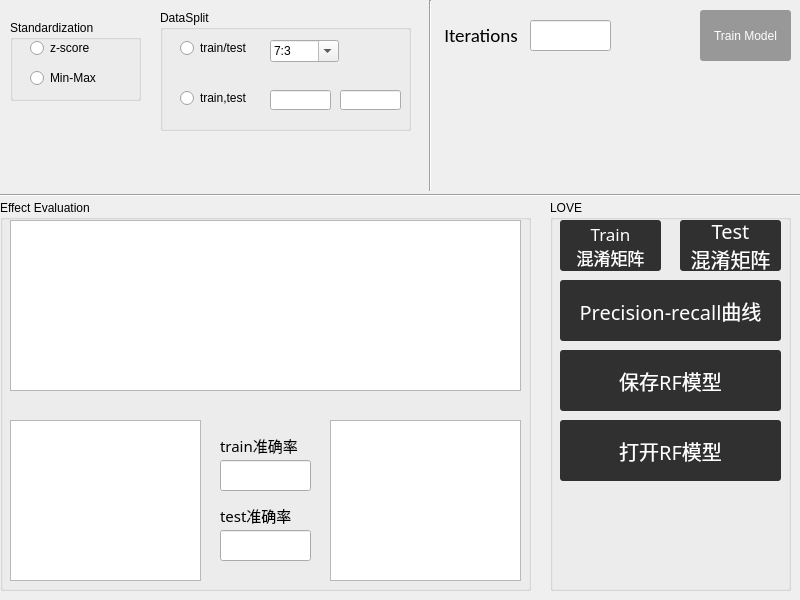
<?xml version="1.0" encoding="UTF-8"?>
<ui version="4.0">
 <class>Dialog</class>
 <widget class="QDialog" name="Dialog">
  <property name="geometry">
   <rect>
    <x>0</x>
    <y>0</y>
    <width>800</width>
    <height>600</height>
   </rect>
  </property>
  <property name="minimumSize">
   <size>
    <width>800</width>
    <height>600</height>
   </size>
  </property>
  <property name="maximumSize">
   <size>
    <width>800</width>
    <height>600</height>
   </size>
  </property>
  <property name="windowTitle">
   <string>RF Classifier</string>
  </property>
  <widget class="QLabel" name="label">
   <property name="geometry">
    <rect>
     <x>440</x>
     <y>20</y>
     <width>81</width>
     <height>31</height>
    </rect>
   </property>
   <property name="font">
    <font>
     <family>Calibri</family>
     <pointsize>14</pointsize>
    </font>
   </property>
   <property name="text">
    <string> Iterations</string>
   </property>
  </widget>
  <widget class="QPushButton" name="knn_action">
   <property name="geometry">
    <rect>
     <x>700</x>
     <y>10</y>
     <width>91</width>
     <height>51</height>
    </rect>
   </property>
   <property name="styleSheet">
    <string notr="true">QPushButton { background-color:rgb(152, 152, 152); border-radius: 3px; color: rgb(255, 255, 255); } QPushButton:hover { background-color:rgb(91, 91, 136)}</string>
   </property>
   <property name="text">
    <string>Train Model</string>
   </property>
  </widget>
  <widget class="QLineEdit" name="kedit">
   <property name="geometry">
    <rect>
     <x>530</x>
     <y>20</y>
     <width>81</width>
     <height>31</height>
    </rect>
   </property>
  </widget>
  <widget class="Line" name="line">
   <property name="geometry">
    <rect>
     <x>0</x>
     <y>180</y>
     <width>801</width>
     <height>31</height>
    </rect>
   </property>
   <property name="orientation">
    <enum>Qt::Horizontal</enum>
   </property>
  </widget>
  <widget class="QGroupBox" name="groupBox_3">
   <property name="geometry">
    <rect>
     <x>10</x>
     <y>20</y>
     <width>131</width>
     <height>81</height>
    </rect>
   </property>
   <property name="title">
    <string>Standardization</string>
   </property>
   <widget class="QRadioButton" name="s_radio_2">
    <property name="geometry">
     <rect>
      <x>20</x>
      <y>50</y>
      <width>89</width>
      <height>16</height>
     </rect>
    </property>
    <property name="text">
     <string>Min-Max</string>
    </property>
   </widget>
   <widget class="QRadioButton" name="s_radio_1">
    <property name="geometry">
     <rect>
      <x>20</x>
      <y>20</y>
      <width>89</width>
      <height>16</height>
     </rect>
    </property>
    <property name="text">
     <string>z-score</string>
    </property>
   </widget>
  </widget>
  <widget class="QGroupBox" name="groupBox_4">
   <property name="geometry">
    <rect>
     <x>160</x>
     <y>10</y>
     <width>251</width>
     <height>121</height>
    </rect>
   </property>
   <property name="title">
    <string>DataSplit</string>
   </property>
   <widget class="QRadioButton" name="d_radio_2">
    <property name="geometry">
     <rect>
      <x>20</x>
      <y>80</y>
      <width>81</width>
      <height>16</height>
     </rect>
    </property>
    <property name="text">
     <string>train,test</string>
    </property>
   </widget>
   <widget class="QRadioButton" name="d_radio_1">
    <property name="geometry">
     <rect>
      <x>20</x>
      <y>30</y>
      <width>89</width>
      <height>16</height>
     </rect>
    </property>
    <property name="text">
     <string>train/test</string>
    </property>
   </widget>
   <widget class="QLineEdit" name="train">
    <property name="geometry">
     <rect>
      <x>110</x>
      <y>80</y>
      <width>61</width>
      <height>20</height>
     </rect>
    </property>
   </widget>
   <widget class="QLineEdit" name="test">
    <property name="geometry">
     <rect>
      <x>180</x>
      <y>80</y>
      <width>61</width>
      <height>20</height>
     </rect>
    </property>
   </widget>
   <widget class="QComboBox" name="tt_box">
    <property name="geometry">
     <rect>
      <x>110</x>
      <y>30</y>
      <width>69</width>
      <height>22</height>
     </rect>
    </property>
    <property name="styleSheet">
     <string notr="true">QPushButton { background-color:rgb(152, 152, 152); border-radius: 3px; color: rgb(255, 255, 255); } QPushButton:hover { background-color:rgb(91, 91, 136)}</string>
    </property>
    <property name="editable">
     <bool>true</bool>
    </property>
    <item>
     <property name="text">
      <string>7:3</string>
     </property>
    </item>
    <item>
     <property name="text">
      <string>9:1</string>
     </property>
    </item>
    <item>
     <property name="text">
      <string>8:2</string>
     </property>
    </item>
    <item>
     <property name="text">
      <string>6:4</string>
     </property>
    </item>
    <item>
     <property name="text">
      <string>5:5</string>
     </property>
    </item>
   </widget>
  </widget>
  <widget class="Line" name="line_2">
   <property name="geometry">
    <rect>
     <x>420</x>
     <y>0</y>
     <width>20</width>
     <height>191</height>
    </rect>
   </property>
   <property name="font">
    <font>
     <pointsize>13</pointsize>
     <weight>50</weight>
     <bold>false</bold>
    </font>
   </property>
   <property name="lineWidth">
    <number>1</number>
   </property>
   <property name="orientation">
    <enum>Qt::Vertical</enum>
   </property>
  </widget>
  <widget class="QGroupBox" name="groupBox_2">
   <property name="geometry">
    <rect>
     <x>550</x>
     <y>200</y>
     <width>241</width>
     <height>391</height>
    </rect>
   </property>
   <property name="title">
    <string>LOVE</string>
   </property>
   <widget class="QPushButton" name="mm_Button02">
    <property name="geometry">
     <rect>
      <x>130</x>
      <y>20</y>
      <width>101</width>
      <height>51</height>
     </rect>
    </property>
    <property name="font">
     <font>
      <family>幼圆</family>
      <pointsize>15</pointsize>
     </font>
    </property>
    <property name="styleSheet">
     <string notr="true">QPushButton { background-color:rgb(48, 48, 48); border-radius: 3px; color: rgb(255, 255, 255); } QPushButton:hover { background-color:rgb(91, 91, 136)}</string>
    </property>
    <property name="text">
     <string>Test
混淆矩阵</string>
    </property>
   </widget>
   <widget class="QPushButton" name="roc_Button">
    <property name="geometry">
     <rect>
      <x>10</x>
      <y>80</y>
      <width>221</width>
      <height>61</height>
     </rect>
    </property>
    <property name="font">
     <font>
      <family>幼圆</family>
      <pointsize>15</pointsize>
     </font>
    </property>
    <property name="styleSheet">
     <string notr="true">QPushButton { background-color:rgb(48, 48, 48); border-radius: 3px; color: rgb(255, 255, 255); } QPushButton:hover { background-color:rgb(91, 91, 136)}</string>
    </property>
    <property name="text">
     <string>Precision-recall曲线</string>
    </property>
   </widget>
   <widget class="QPushButton" name="mm_Button01">
    <property name="geometry">
     <rect>
      <x>10</x>
      <y>20</y>
      <width>101</width>
      <height>51</height>
     </rect>
    </property>
    <property name="font">
     <font>
      <family>幼圆</family>
      <pointsize>13</pointsize>
     </font>
    </property>
    <property name="styleSheet">
     <string notr="true">QPushButton { background-color:rgb(48, 48, 48); border-radius: 3px; color: rgb(255, 255, 255); } QPushButton:hover { background-color:rgb(91, 91, 136)}</string>
    </property>
    <property name="text">
     <string>Train
混淆矩阵</string>
    </property>
   </widget>
   <widget class="QPushButton" name="save_button">
    <property name="geometry">
     <rect>
      <x>10</x>
      <y>150</y>
      <width>221</width>
      <height>61</height>
     </rect>
    </property>
    <property name="font">
     <font>
      <family>幼圆</family>
      <pointsize>15</pointsize>
     </font>
    </property>
    <property name="styleSheet">
     <string notr="true">QPushButton { background-color:rgb(48, 48, 48); border-radius: 3px; color: rgb(255, 255, 255); } QPushButton:hover { background-color:rgb(91, 91, 136)}</string>
    </property>
    <property name="text">
     <string>保存RF模型</string>
    </property>
   </widget>
   <widget class="QPushButton" name="open_button">
    <property name="geometry">
     <rect>
      <x>10</x>
      <y>220</y>
      <width>221</width>
      <height>61</height>
     </rect>
    </property>
    <property name="font">
     <font>
      <family>幼圆</family>
      <pointsize>15</pointsize>
     </font>
    </property>
    <property name="styleSheet">
     <string notr="true">QPushButton { background-color:rgb(48, 48, 48); border-radius: 3px; color: rgb(255, 255, 255); } QPushButton:hover { background-color:rgb(91, 91, 136)}</string>
    </property>
    <property name="text">
     <string>打开RF模型</string>
    </property>
   </widget>
  </widget>
  <widget class="QGroupBox" name="groupBox">
   <property name="geometry">
    <rect>
     <x>0</x>
     <y>200</y>
     <width>531</width>
     <height>391</height>
    </rect>
   </property>
   <property name="title">
    <string>Effect Evaluation</string>
   </property>
   <widget class="QTableWidget" name="dtable01">
    <property name="geometry">
     <rect>
      <x>10</x>
      <y>20</y>
      <width>511</width>
      <height>171</height>
     </rect>
    </property>
   </widget>
   <widget class="QTableWidget" name="dtable02">
    <property name="geometry">
     <rect>
      <x>10</x>
      <y>220</y>
      <width>191</width>
      <height>161</height>
     </rect>
    </property>
   </widget>
   <widget class="QTableWidget" name="dtable03">
    <property name="geometry">
     <rect>
      <x>330</x>
      <y>220</y>
      <width>191</width>
      <height>161</height>
     </rect>
    </property>
   </widget>
   <widget class="QLabel" name="label_2">
    <property name="geometry">
     <rect>
      <x>220</x>
      <y>230</y>
      <width>91</width>
      <height>31</height>
     </rect>
    </property>
    <property name="font">
     <font>
      <family>幼圆</family>
      <pointsize>11</pointsize>
     </font>
    </property>
    <property name="text">
     <string>train准确率</string>
    </property>
   </widget>
   <widget class="QLabel" name="label_3">
    <property name="geometry">
     <rect>
      <x>220</x>
      <y>300</y>
      <width>91</width>
      <height>31</height>
     </rect>
    </property>
    <property name="font">
     <font>
      <family>幼圆</family>
      <pointsize>11</pointsize>
     </font>
    </property>
    <property name="text">
     <string>test准确率</string>
    </property>
   </widget>
   <widget class="QLineEdit" name="train_e">
    <property name="geometry">
     <rect>
      <x>220</x>
      <y>260</y>
      <width>91</width>
      <height>31</height>
     </rect>
    </property>
   </widget>
   <widget class="QLineEdit" name="test_e">
    <property name="geometry">
     <rect>
      <x>220</x>
      <y>330</y>
      <width>91</width>
      <height>31</height>
     </rect>
    </property>
   </widget>
  </widget>
 </widget>
 <resources/>
 <connections/>
</ui>
